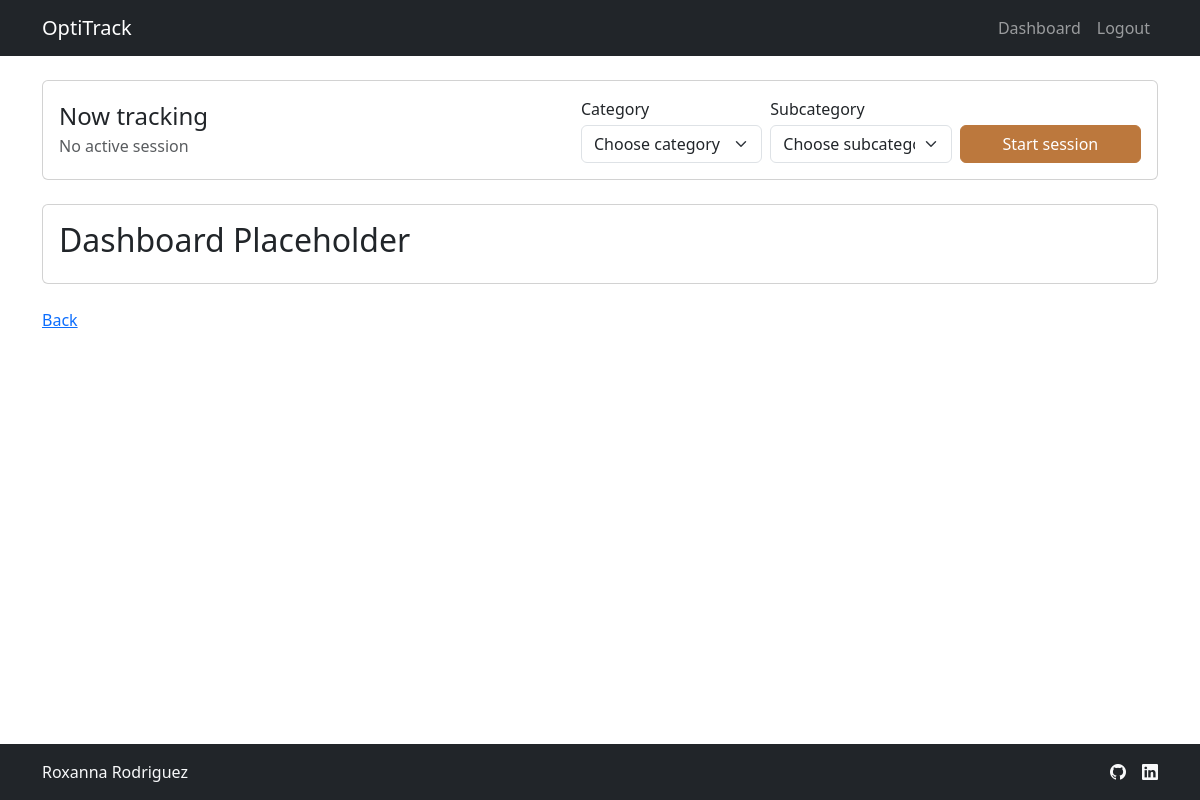
Before: /dashboard (signed in) with the older database file.
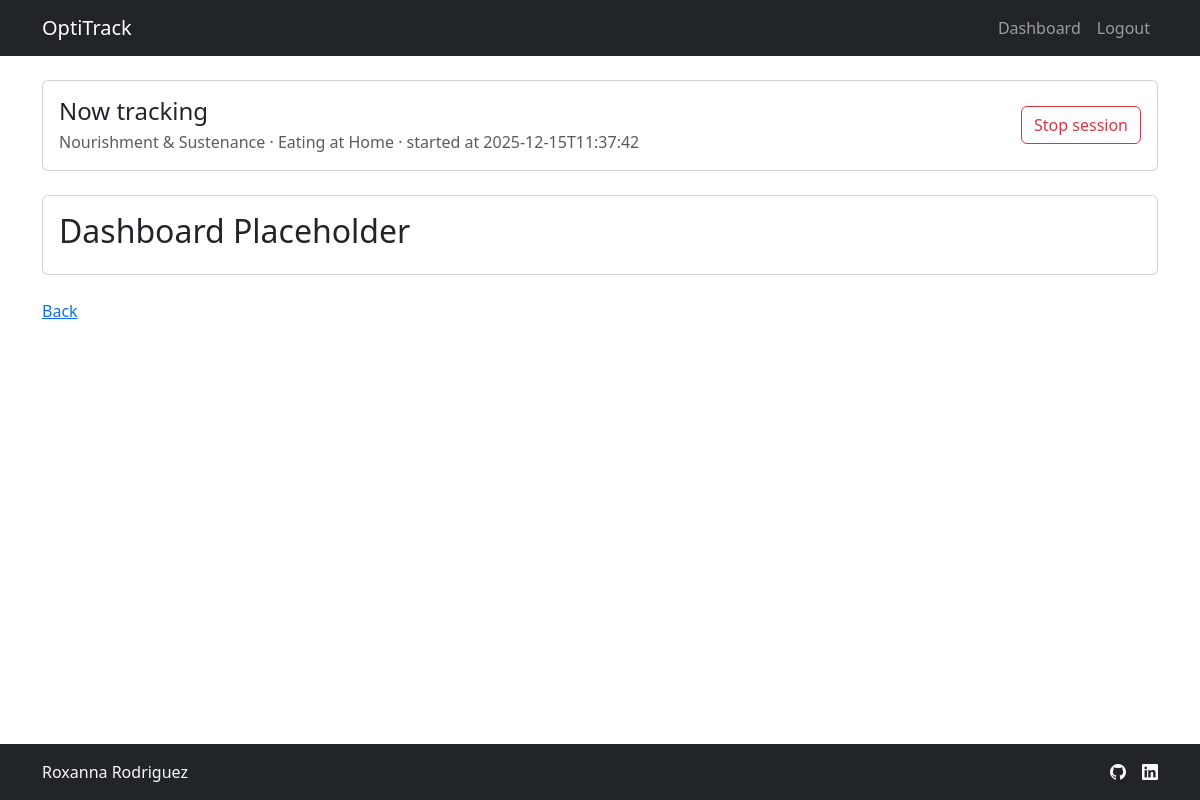
After: the same page with the newer database file.
### tables this page shows
CREATE TABLE events (
    event_id INTEGER PRIMARY KEY AUTOINCREMENT,
    user_id INTEGER NOT NULL,
    category TEXT NOT NULL,
    subcategory TEXT NOT NULL,
    start_ts TIMESTAMP NOT NULL,
    end_ts TIMESTAMP,
    FOREIGN KEY (user_id) REFERENCES users(user_id)
);

### app.py (the view)
@app.route("/dashboard")
@login_required
def dashboard():
    db = get_db()
    rows = db.execute(
        "SELECT category, subcategory \
        FROM user_activities \
        WHERE user_id = ?",
        (g.user["user_id"],)
    ).fetchall()
    activities_by_cat = {}
    for row in rows:
        activities_by_cat.setdefault(row["category"], []).append(row["subcategory"])
    active_session = db.execute(
        "SELECT * \
        FROM events \
        WHERE user_id = ? AND end_ts IS NULL",
        (g.user["user_id"],)
    ).fetchone()
    return render_template("dashboard.html",
                           activities_by_cat=activities_by_cat,
                           active_session=active_session)

### app.py (called while the page is built, shortened)
@app.before_request
def load_logged_in_user():
    user_id = session.get("user_id")
    if user_id is None:
        g.user = None
    else:
        db = get_db()
        g.user = db.execute(
            "SELECT * FROM users WHERE user_id = ?",
            (user_id,)
        ).fetchone()

@app.before_request
def require_setup_if_needed():
    if g.get("user") is None:
        return
    if g.user["setup_completed"]:
        return

@app.after_request
def add_no_cache_headers(response):
    response.headers["Cache-Control"] = "no-store, no-cache, must-revalidate, max-age=0"
    response.headers["Pragma"] = "no-cache"
    response.headers["Expires"] = "0"
    return response

### helpers.py (called while the page is built)
def get_db():
    if "db" not in g:
        g.db = sqlite3.connect(current_app.config["DATABASE"])
        g.db.row_factory = sqlite3.Row
    return g.db

def login_required(f):
    @wraps(f)
    def decorated_function(*args, **kwargs):
        if g.user is None:
            return redirect("/login")
        return f(*args, **kwargs)
    return decorated_function

### templates/dashboard.html (shortened to what this page needs)
{% extends "layout.html" %}
{% block content %}
<div class="container py-4">
    <section class="mb-4">
        <div class="card">
            <div class="card-body d-flex flex-column flex-md-row align-items-md-center justify-content-between gap-3">
                <div>
                    <h2 class="h4 mb-1">Now tracking</h2>
                    <p class="text-muted mb-0">
                        {% if active_session %}
                        {{ active_session["category"] }} · {{ active_session["subcategory"] }} · started at {{
                        active_session["start_ts"] }}
                        {% else %}
                        No active session
                        {% endif %}
                    </p>
                </div>
                {% if not active_session %}
                <div class="dashboard-tracker">
                    <form method="post" action="/sessions/start" class="row g-2 align-items-end">
                        <div class="col-12 col-md-4">
                            <label for="categorySelect" class="form-label mb-1">Category</label>
                            <select id="categorySelect" name="category" class="form-select w-100" required>
                                <option value="" selected disabled>Choose category</option>
                            </select>
                        </div>
                        <div class="col-12 col-md-4">
                            <label for="subcategorySelect" class="form-label mb-1">Subcategory</label>
                            <select id="subcategorySelect" name="subcategory" class="form-select w-100" required>
                                <option value="" selected disabled>Choose subcategory</option>
                            </select>
                        </div>
                        <div class="col-12 col-md-4">
                            <button type="submit" class="btn btn-secondary tracker-btn w-100">
                                Start session
                            </button>
                        </div>
                    </form>
                </div>
                {% else %}
                <div class="dashboard-tracker">
                    <form method="post" action="/sessions/stop">
                        <button type="submit" class="btn btn-outline-danger tracker-btn w-100">
                            Stop session
                        </button>
                    </form>
                </div>
                {% endif %}
            </div>
        </div>
    </section>
    <section class="mb-4">
        <div class="card">
            <div class="card-body d-flex flex-column flex-md-row align-items-md-center justify-content-between gap-3">
                <div>
                    <h2>Dashboard Placeholder</h2>
                </div>
            </div>
        </div>
    </section>
    <a href="{{ url_for('index') }}">Back</a>
    {% endblock %}

### templates/layout.html (shortened to what this page needs)
<!DOCTYPE html>
<html lang="en">
<head>
    <link href="https://cdn.jsdelivr.net/npm/bootstrap@5.3.3/dist/css/bootstrap.min.css" rel="stylesheet"
>
    <link rel="stylesheet" href="{{ url_for('static', filename='styles.css') }}">
    <link rel="stylesheet" href="https://cdn.jsdelivr.net/npm/bootstrap-icons@1.10.5/font/bootstrap-icons.css">
</head>
<body>
    <nav class="navbar navbar-expand-md navbar-dark bg-dark">
        <div class="container">
            <a class="navbar-brand d-flex align-items-center" href="{{ url_for('index') }}">
                <span> OptiTrack </span>
            </a>
            {% if g.user %}
            <div class="collapse navbar-collapse" id="navbarNav">
                <ul class="navbar-nav ms-auto mb-2 mb-md-0">
                    <li class="nav-item">
                        <a class="nav-link" href="{{ url_for('dashboard') }}">Dashboard</a>
                    </li>
                    <li class="nav-item">
                        <a class="nav-link" href="{{ url_for('logout') }}">Logout</a>
                    </li>
                </ul>
            </div>
            {% endif %}
        </div>
    </nav>
    <main class="{% block main_class %}{% endblock %}">
        {% block content %}{% endblock %}
    </main>
    <footer class="text-center bg-dark text-light py-3">
        <div class="container">
            <div class="row align-items-center">
                <div class="col-md-4 d-flex align-items-center justify-content-center justify-content-md-start">
                    <span class="mb-3 mb-md-0 text-light">Roxanna Rodriguez</span>
                </div>
                <ul class="col-md-4 offset-md-4 nav justify-content-center justify-content-md-end list-unstyled d-flex">
                    <li class="ms-3">
                        <a class="text-light" href="#" aria-label="GitHub">
                            <i class="bi bi-github" aria-hidden="true"></i>
                        </a>
                    </li>
                    <li class="ms-3">
                        <a class="text-light" href="#" aria-label="LinkedIn">
                            <i class="bi bi-linkedin" aria-hidden="true"></i>
                        </a>
                    </li>
                </ul>
            </div>
        </div>
    </footer>
</body>
</html>

### static/styles.css (style rules this page uses)
.navbar-dark { background-color: #1F1D20; }
html, body { height: 100%; }
body { display: flex; flex-direction: column; min-height: 100vh; }
main { flex: 1; }
.dashboard-tracker { max-width: 560px; }
.tracker-btn { white-space: nowrap; }
@media (min-width: 768px) { .tracker-btn { width: 130px; } }

Changed rows visible on the page:
added events: category "Nourishment & Sustenance", subcategory "Eating at Home", start_ts "2025-12-15T11:37:42"
Other visible differences:
form field category: "Choose category" → (not shown)
form field subcategory: "Choose subcategory" → (not shown)
text no longer shown: "No active session Category Subcategory Start session"
text now shown: "· · started at Stop session"
